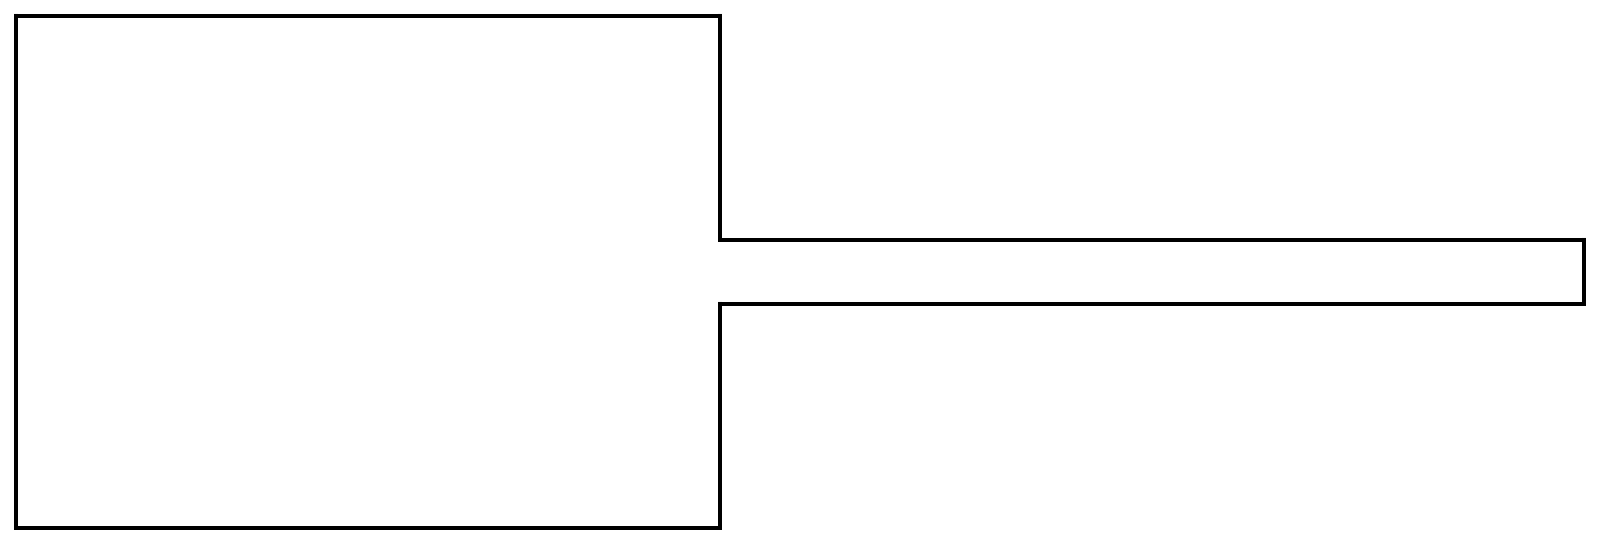

Tiled map render using the project's own tile images. Description and the map definition, with tile-layer contents summarised, below:
An orthogonal 50x17 tile map with 32x32 px tiles, 3 tile layers (floor, tables, walls) and 112 objects.

<map version="1.2" tiledversion="1.3.1" orientation="orthogonal" renderorder="right-down" compressionlevel="0" width="50" height="17" tilewidth="32" tileheight="32" infinite="0" nextlayerid="12" nextobjectid="122">
 <editorsettings>
  <export target="../maps/map3.json" format="json" />
 </editorsettings>
 <tileset firstgid="1" name="minimal-tileset" tilewidth="32" tileheight="32" tilecount="99" columns="9">
  <image source="../maps/minimal-tileset.png" width="288" height="352" />
 </tileset>
 <layer id="1" name="floor" width="50" height="17">
  <data>[850 cells, 850 non-empty, 1 distinct tile ids]</data>
 </layer>
 <layer id="2" name="tables" width="50" height="17">
  <data>[850 cells, 0 non-empty, 0 distinct tile ids]</data>
 </layer>
 <layer id="3" name="walls" width="50" height="17">
  <data>[850 cells, 130 non-empty, 6 distinct tile ids]</data>
 </layer>
 <objectgroup id="4" name="navmesh">
  <object id="2" x="18" y="18" width="622" height="508" />
  <object id="4" x="718" y="242" width="18" height="30" />
  <object id="107" x="736" y="242" width="256" height="60" />
  <object id="109" x="992" y="242" width="256" height="60" />
  <object id="110" x="1248" y="242" width="224" height="60" />
  <object id="111" x="1472" y="242" width="110" height="60" />
  <object id="115" x="718" y="272" width="18" height="30" />
  <object id="116" x="640" y="272" width="78" height="30" />
  <object id="117" x="640" y="242" width="78" height="30" />
  <object id="118" x="640" y="302" width="78" height="50" />
  <object id="119" x="640" y="192" width="78" height="50" />
  <object id="120" x="640" y="352" width="78" height="174" />
  <object id="121" x="640" y="18" width="78" height="174" />
 </objectgroup>
 <objectgroup id="5" name="fires" visible="0" />
 <objectgroup id="6" name="physical-walls" visible="0">
  <object id="5" x="0" y="0" width="718" height="18" />
  <object id="7" x="0" y="526" width="718" height="18" />
  <object id="8" x="718" y="302" width="882" height="242" />
  <object id="10" x="718" y="0" width="882" height="242" />
  <object id="12" x="0" y="18" width="18" height="508" />
  <object id="114" x="1582" y="242" width="18" height="60" />
 </objectgroup>
 <objectgroup id="7" name="despawn-zones" visible="0">
  <object id="1" x="1472" y="242" width="110" height="60" />
 </objectgroup>
 <objectgroup id="8" name="obstacles" visible="0" />
 <objectgroup id="9" name="doors" visible="0">
  <object id="61" x="1552" y="272">
   <properties>
    <property name="orientationX" type="int" value="-1" />
    <property name="orientationY" type="int" value="0" />
   </properties>
   <point />
  </object>
 </objectgroup>
 <objectgroup id="10" name="dudes" visible="0">
  <object id="13" x="585" y="147">
   <point />
  </object>
  <object id="14" x="482" y="145">
   <point />
  </object>
  <object id="15" x="347" y="139">
   <point />
  </object>
  <object id="16" x="203" y="129">
   <point />
  </object>
  <object id="17" x="99" y="143">
   <point />
  </object>
  <object id="18" x="91" y="289">
   <point />
  </object>
  <object id="19" x="202" y="237">
   <point />
  </object>
  <object id="20" x="147" y="391">
   <point />
  </object>
  <object id="21" x="73" y="458">
   <point />
  </object>
  <object id="22" x="211" y="464">
   <point />
  </object>
  <object id="23" x="265" y="359">
   <point />
  </object>
  <object id="24" x="329" y="453">
   <point />
  </object>
  <object id="25" x="453" y="305">
   <point />
  </object>
  <object id="26" x="497" y="421">
   <point />
  </object>
  <object id="27" x="637" y="425">
   <point />
  </object>
  <object id="28" x="493" y="461">
   <point />
  </object>
  <object id="29" x="422" y="336">
   <point />
  </object>
  <object id="30" x="352" y="239">
   <point />
  </object>
  <object id="31" x="294" y="342">
   <point />
  </object>
  <object id="32" x="255" y="233">
   <point />
  </object>
  <object id="33" x="189" y="293">
   <point />
  </object>
  <object id="34" x="278" y="135">
   <point />
  </object>
  <object id="35" x="263" y="59">
   <point />
  </object>
  <object id="36" x="136" y="65">
   <point />
  </object>
  <object id="37" x="79" y="59">
   <point />
  </object>
  <object id="38" x="101" y="205">
   <point />
  </object>
  <object id="39" x="79" y="350">
   <point />
  </object>
  <object id="40" x="120" y="460">
   <point />
  </object>
  <object id="41" x="213" y="381">
   <point />
  </object>
  <object id="42" x="257" y="280">
   <point />
  </object>
  <object id="43" x="150" y="297">
   <point />
  </object>
  <object id="44" x="153" y="224">
   <point />
  </object>
  <object id="45" x="155" y="127">
   <point />
  </object>
  <object id="46" x="240" y="170">
   <point />
  </object>
  <object id="47" x="363" y="57">
   <point />
  </object>
  <object id="48" x="436" y="201">
   <point />
  </object>
  <object id="49" x="559" y="71">
   <point />
  </object>
  <object id="50" x="536" y="229">
   <point />
  </object>
  <object id="51" x="595" y="462">
   <point />
  </object>
  <object id="52" x="369" y="481">
   <point />
  </object>
  <object id="53" x="398" y="421">
   <point />
  </object>
  <object id="54" x="317" y="381">
   <point />
  </object>
  <object id="55" x="360" y="300">
   <point />
  </object>
  <object id="56" x="432" y="239">
   <point />
  </object>
  <object id="57" x="311" y="165">
   <point />
  </object>
  <object id="58" x="451" y="64">
   <point />
  </object>
  <object id="59" x="406" y="109">
   <point />
  </object>
  <object id="62" x="472" y="352">
   <point />
  </object>
  <object id="63" x="464" y="352">
   <point />
  </object>
  <object id="64" x="448" y="408">
   <point />
  </object>
  <object id="65" x="360" y="360">
   <point />
  </object>
  <object id="66" x="304" y="296">
   <point />
  </object>
  <object id="67" x="304" y="232">
   <point />
  </object>
  <object id="68" x="368" y="176">
   <point />
  </object>
  <object id="69" x="160" y="160">
   <point />
  </object>
  <object id="70" x="168" y="344">
   <point />
  </object>
  <object id="71" x="160" y="440">
   <point />
  </object>
  <object id="72" x="144" y="496">
   <point />
  </object>
  <object id="73" x="224" y="496">
   <point />
  </object>
  <object id="74" x="296" y="488">
   <point />
  </object>
  <object id="75" x="256" y="416">
   <point />
  </object>
  <object id="76" x="200" y="408">
   <point />
  </object>
  <object id="77" x="72" y="384">
   <point />
  </object>
  <object id="78" x="64" y="224">
   <point />
  </object>
  <object id="79" x="64" y="136">
   <point />
  </object>
  <object id="80" x="184" y="72">
   <point />
  </object>
  <object id="81" x="280" y="88">
   <point />
  </object>
  <object id="82" x="344" y="88">
   <point />
  </object>
  <object id="83" x="192" y="176">
   <point />
  </object>
  <object id="84" x="112" y="248">
   <point />
  </object>
  <object id="85" x="112" y="328">
   <point />
  </object>
  <object id="86" x="104" y="400">
   <point />
  </object>
  <object id="87" x="256" y="448">
   <point />
  </object>
  <object id="88" x="352" y="392">
   <point />
  </object>
  <object id="89" x="432" y="456">
   <point />
  </object>
  <object id="90" x="400" y="272">
   <point />
  </object>
  <object id="91" x="400" y="160">
   <point />
  </object>
  <object id="92" x="280" y="168">
   <point />
  </object>
  <object id="93" x="224" y="304">
   <point />
  </object>
  <object id="94" x="504" y="288">
   <point />
  </object>
  <object id="95" x="536" y="384">
   <point />
  </object>
  <object id="96" x="520" y="272">
   <point />
  </object>
  <object id="97" x="472" y="216">
   <point />
  </object>
  <object id="98" x="520" y="160">
   <point />
  </object>
  <object id="99" x="472" y="96">
   <point />
  </object>
  </objectgroup>
 <objectgroup id="11" name="signs">
  <!-- 3 objects omitted --></objectgroup>
</map>
<!-- 6 of 112 objects omitted -->
